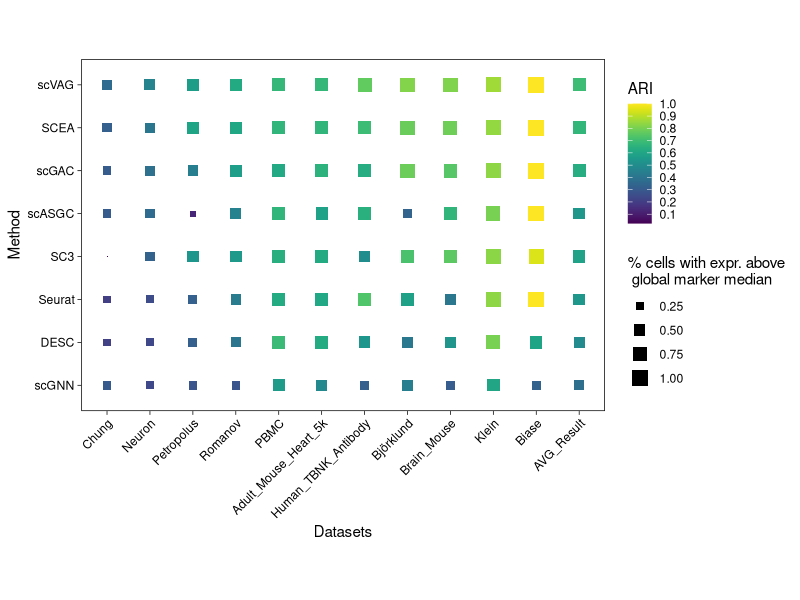
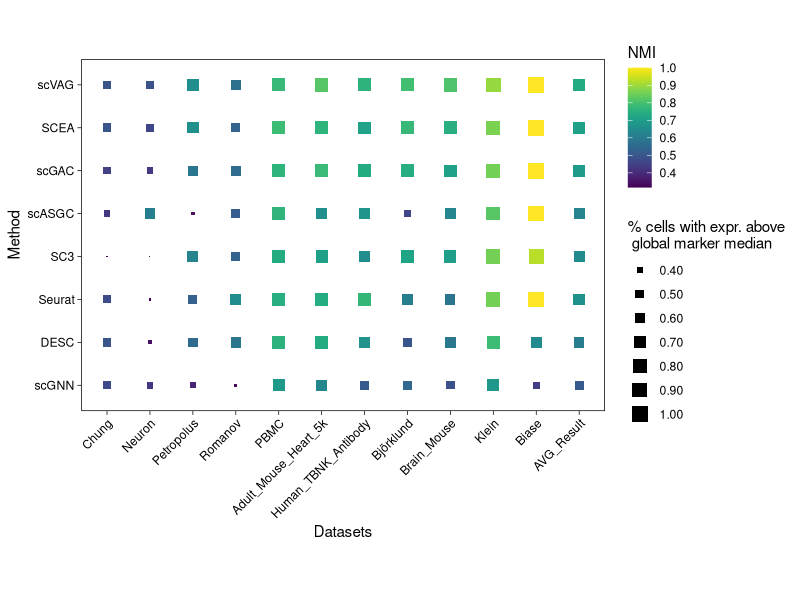
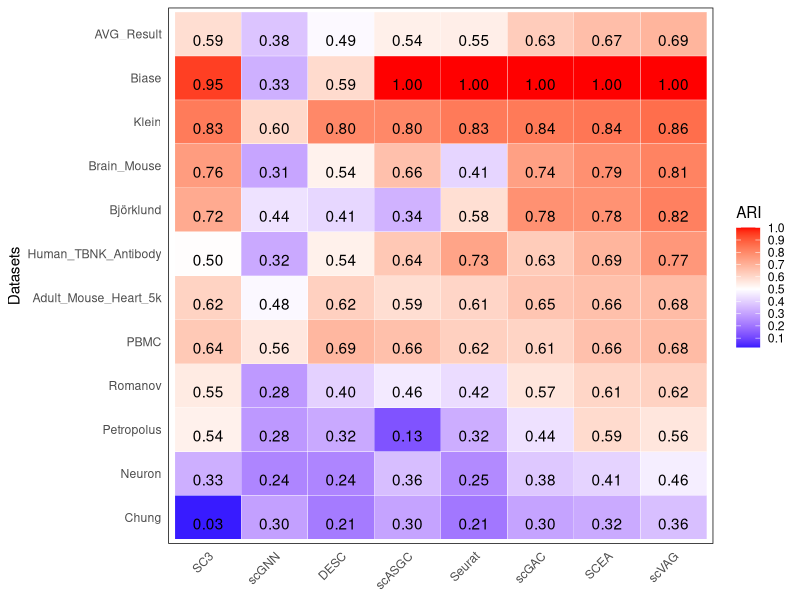
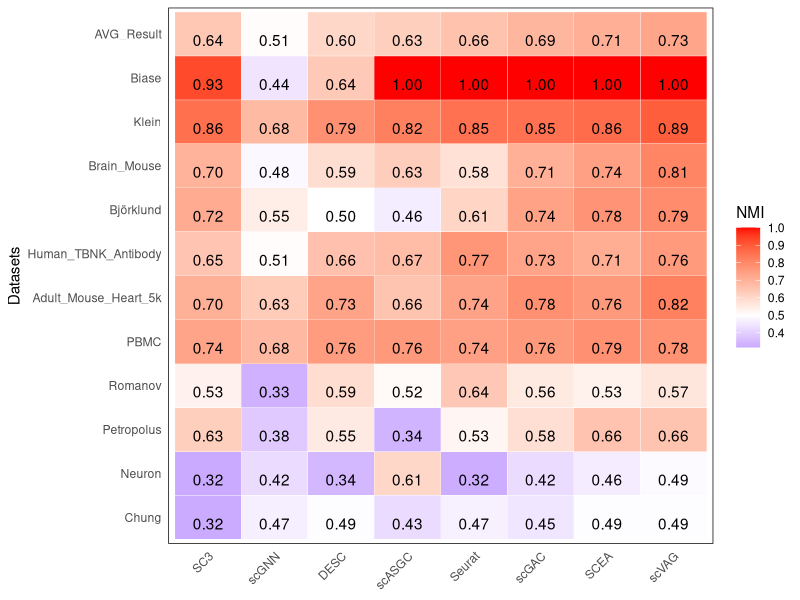

Here is the R script that generated these plots, in order:
setwd('C:/Users/poria/OneDrive/Desktop/paper_scVAG/Heliyon/Materials/Clustering analysis/Robustness/')

#load  packages
library(tidyr)
library(ggplot2)
library(viridis)


# Your ARI data
# Your ARI data
ARI_data <- read.table(text = "Method	'Klein' 'Romanov' 'Chung' 'PBMC' 'Björklund' 'Petropolus' 'Brain_Mouse' 'Neuron' 'Biase' 'Adult_Mouse_Heart_5k' 'Human_TBNK_Antibody' 'AVG_Result'
scVAG	0.862 0.618 0.363 0.676 0.821 0.565 0.815 0.464 1 0.675 0.766 0.693
SCEA	0.843 0.608 0.317 0.663 0.78 0.595 0.785 0.407 1 0.664 0.692 0.669
SC3	0.832 0.553 0.025 0.642 0.72 0.536 0.755 0.328 0.948 0.616 0.504 0.587
scGAC	0.836 0.567 0.303 0.613 0.782 0.437 0.744 0.383 1 0.651 0.634 0.632
scGNN	0.6 0.281 0.296 0.562 0.438 0.279 0.307 0.236 0.33 0.485 0.316 0.375
Seurat	0.835 0.425 0.206 0.623 0.585 0.324 0.41 0.247 1 0.609 0.735 0.545
DESC	0.803 0.403 0.214 0.686 0.414 0.315 0.535 0.237 0.594 0.622 0.538 0.487
scASGC	0.802 0.455 0.303 0.664 0.335 0.129 0.663 0.36 1 0.587 0.644 0.54", header = TRUE)

NMI_data <- read.table(text = "Method	'Klein' 'Romanov' 'Chung' 'PBMC' 'Björklund' 'Petropolus' 'Brain_Mouse' 'Neuron' 'Biase' 'Adult_Mouse_Heart_5k' 'Human_TBNK_Antibody' 'AVG_Result'
scVAG	0.894 0.566 0.493 0.779 0.794 0.655 0.81 0.49 1 0.82 0.759 0.733
SCEA	0.865 0.534 0.494 0.785 0.776 0.656 0.745 0.461 1 0.761 0.711 0.708
SC3	0.857 0.533 0.319 0.736 0.717 0.626 0.697 0.317 0.929 0.703 0.651 0.644
scGAC	0.855 0.555 0.447 0.761 0.741 0.584 0.706 0.425 1 0.781 0.734 0.69
scGNN	0.68 0.332 0.466 0.683 0.546 0.384 0.485 0.425 0.443 0.634 0.508 0.508
Seurat	0.855 0.643 0.471 0.745 0.61 0.525 0.579 0.323 1 0.737 0.77 0.66
DESC	0.785 0.588 0.493 0.756 0.499 0.554 0.587 0.345 0.641 0.734 0.661 0.604
scASGC	0.822 0.515 0.426 0.763 0.459 0.34 0.63 0.606 1 0.655 0.673 0.626", header = TRUE)


#For ARI_DOT
plot_data <- tidyr::gather(ARI_data, key = "Datasets", value = "ARI", -Method)
desired_order_datasets <- c ("Chung", "Neuron" ,"Petropolus", "Romanov", "PBMC", "Adult_Mouse_Heart_5k", "Human_TBNK_Antibody", "Björklund","Brain_Mouse", "Klein", "Biase" ,"AVG_Result")
plot_data$Datasets <- factor(plot_data$Datasets, levels = desired_order_datasets)
desired_order_method <- c( "scGNN", "DESC","Seurat", "SC3", "scASGC","scGAC", "SCEA","scVAG")
plot_data$Method <- factor(plot_data$Method, levels = desired_order_method)
plot1 <- ggplot(plot_data, aes(x = Datasets, y = Method, col = ARI, size = ARI)) +
  geom_point(shape = 15) +  # Use shape = 15 for squares
  scale_color_gradientn("ARI", breaks = seq(0, 1, 0.1), colors = viridis::viridis(100000)) +  # Adjust the color scale
  scale_size_continuous(range = c(0, 5),
                        labels = formatC(seq(0, 1, 0.25), 2, format = "f")) +
  guides(
    color = guide_colorbar(order = 1),
    size = guide_legend("% cells with expr. above\n global marker median")
  ) +
  coord_equal() +
  theme_linedraw() +
  theme(
    panel.grid = element_blank(),
    panel.border = element_rect(color = "black", fill = NA),  # Add border to the panel
    axis.text.x = element_text(angle = 45, hjust = 1)
  )
ggsave(filename = "ARI_Dot.svg", plot = plot1, device = "svg", dpi = 500)


#for NMI_DOT
plot_data <- tidyr::gather(NMI_data, key = "Datasets", value = "NMI", -Method)
desired_order_datasets <- c ("Chung", "Neuron","Petropolus", "Romanov", "PBMC", "Adult_Mouse_Heart_5k", "Human_TBNK_Antibody", "Björklund","Brain_Mouse", "Klein", "Biase" ,"AVG_Result")
plot_data$Datasets <- factor(plot_data$Datasets, levels = desired_order_datasets)
desired_order_method <- c( "scGNN", "DESC","Seurat", "SC3", "scASGC","scGAC", "SCEA", "scVAG")
plot_data$Method <- factor(plot_data$Method, levels = desired_order_method)
plot1 <- ggplot(plot_data, aes(x = Datasets, y = Method, col = NMI, size = NMI)) +
  geom_point(shape = 15) +
  scale_color_gradientn("NMI", breaks = seq(0, 1, 0.1), colors = viridis::viridis(100000)) +
  scale_size_continuous(range = c(0, 5),
                        breaks = seq(0, 1, 0.1),
                        labels = formatC(seq(0, 1, 0.1), digits = 2, format = "f")) +
  guides(
    color = guide_colorbar(order = 1),
    size = guide_legend("% cells with expr. above\n global marker median")
  ) +
  coord_equal() +
  theme_linedraw() +
  theme(
    panel.grid = element_blank(),
    panel.border = element_rect(color = "black", fill = NA),
    axis.text.x = element_text(angle = 45, hjust = 1)
  )
ggsave(filename = "NMI_Dot.svg", plot = plot1, device = "svg", dpi = 500)

#for ARI_HIT
plot_data <- tidyr::gather(ARI_data, key = "Datasets", value = "ARI", -Method)
plot_data$Method <- factor(plot_data$Method, levels = c("SC3", "scGNN", "DESC", "scASGC", "Seurat", "scGAC", "SCEA","scVAG"))
desired_order <- c("Chung", "Neuron" ,"Petropolus", "Romanov", "PBMC", "Adult_Mouse_Heart_5k", "Human_TBNK_Antibody", "Björklund","Brain_Mouse", "Klein", "Biase" ,"AVG_Result")
plot_data$Datasets <- factor(plot_data$Datasets, levels = desired_order)
plot3 <- ggplot(plot_data, aes(x = Method, y = Datasets, fill = ARI)) +
  geom_tile(color = "white") +
  scale_fill_gradient2(name = "ARI", breaks = seq(0, 1, 0.1),
                       low = "blue", mid = "white", high = "red",
                       midpoint = 0.5, guide = "colorbar") +
  geom_text(aes(label = sprintf("%.2f", ARI)), vjust = 1) +
  theme_minimal() +
  theme(
    axis.text.x = element_text(angle = 45, hjust = 1),
    axis.title.x = element_blank(),
    legend.position = "right",
    panel.grid = element_blank(),
    panel.border = element_rect(color = "black", fill = NA, size = 0.5)
  )
ggsave(filename = "ARI_hit.svg", plot = plot3, device = "svg", dpi = 500)

#for NMI_HIT
library(tidyr)
plot_data <- tidyr::gather(NMI_data, key = "Datasets", value = "NMI", -Method)
plot_data$Method <- factor(plot_data$Method, levels = c("SC3", "scGNN", "DESC", "scASGC", "Seurat", "scGAC", "SCEA","scVAG"))
desired_order <- c("Chung", "Neuron" ,"Petropolus", "Romanov", "PBMC", "Adult_Mouse_Heart_5k", "Human_TBNK_Antibody", "Björklund","Brain_Mouse", "Klein", "Biase" ,"AVG_Result")
plot_data$Datasets <- factor(plot_data$Datasets, levels = desired_order)
plot3 <- ggplot(plot_data, aes(x = Method, y = Datasets, fill = NMI)) +
  geom_tile(color = "white") +
  scale_fill_gradient2(name = "NMI", breaks = seq(0, 1, 0.1),
                       low = "blue", mid = "white", high = "red",
                       midpoint = 0.5, guide = "colorbar") +
  geom_text(aes(label = sprintf("%.2f", NMI)), vjust = 1) +
  theme_minimal() +
  theme(
    axis.text.x = element_text(angle = 45, hjust = 1),
    axis.title.x = element_blank(),
    legend.position = "right",
    panel.grid = element_blank(),
    panel.border = element_rect(color = "black", fill = NA, size = 0.5)
  )
ggsave(filename = "NMI_hit.svg", plot = plot3, device = "svg", dpi = 500)
